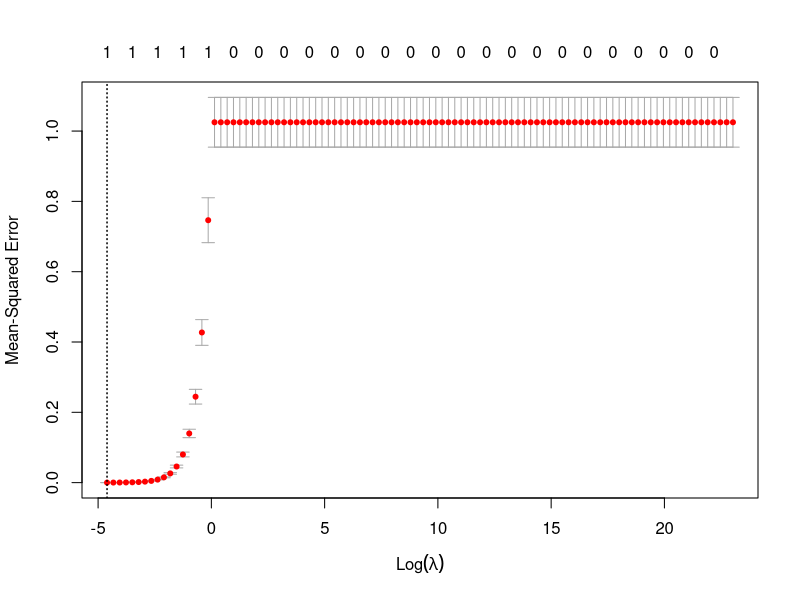

This figure's R source:
# ################################################
# Lasso Regression Analysis
# ################################################
# libraries
library('glmnet')
library('methods')

# import data
credit <- read.csv('data/Processed_Credit.csv')
train <- read.csv('data/train.csv')
test <- read.csv('data/test.csv')

credit <- as.matrix(credit[,-1])
train <- as.matrix(train[,-1])
test <- as.matrix(test[,-1])
# ************************************************
# lasso
# ************************************************
sink('data/lasso-output.txt')

grid <- 10^seq(-2, 10, length = 100)

# basic model
lasso.mod = glmnet(train, train[, "Balance"], alpha = 1, lambda = grid, intercept = FALSE, standardize = FALSE)

# Cross Validation Lasso Model on Train
set.seed(40)
cv.lasso.train <- cv.glmnet(train, as.matrix(train[, "Balance"]),  intercept = FALSE,
                       standardize = FALSE, alpha = 1,lambda = grid)

# Plot Cross Validation Errors
png('images/lasso-cross-valid-errors.png')
plot(cv.lasso.train)
dev.off()

# Select Best Model
bestlam = cv.lasso.train$lambda.min
bestlam

# Find lowest cross-validation error
lasso.pred <- predict(lasso.mod, s = bestlam, newx = test)
lasso.pred

# Mean Squared Error
lasso.mse <- mean((lasso.pred - test[,"Balance"])^2)
lasso.mse

# fit lasso to full dataset
lasso.model.full <- glmnet(credit[,-12], as.matrix(credit[, "Balance"]),  intercept = FALSE, standardize = FALSE, alpha = 1,lambda = bestlam)
lasso.coef = predict(lasso.model.full, type = "coefficients", s = bestlam)[0:12,]
lasso.coef

# remove coefficients of 0
lasso.coef.official <- lasso.coef[lasso.coef != 0]
lasso.coef.official

sink(NULL)

save(bestlam, lasso.model.full, lasso.coef, lasso.coef.official, lasso.mse,
     file = "data/lasso-objects.RData")
